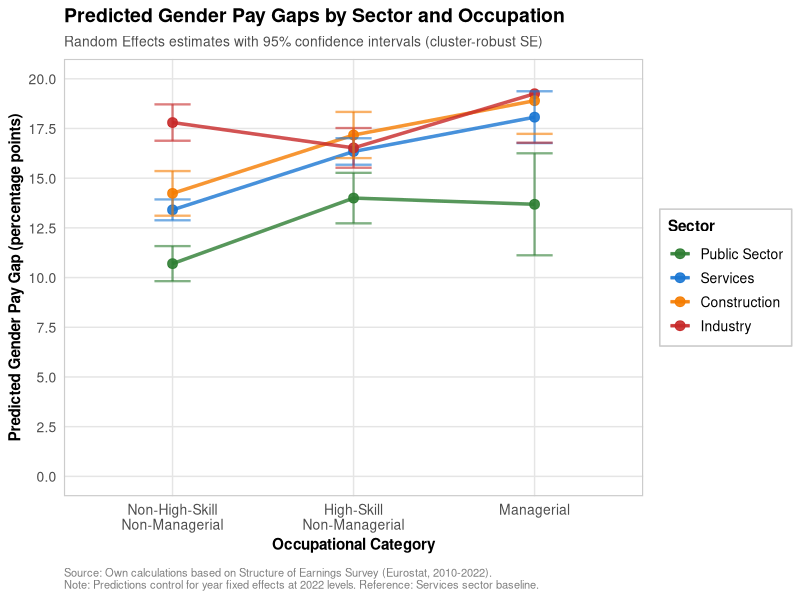
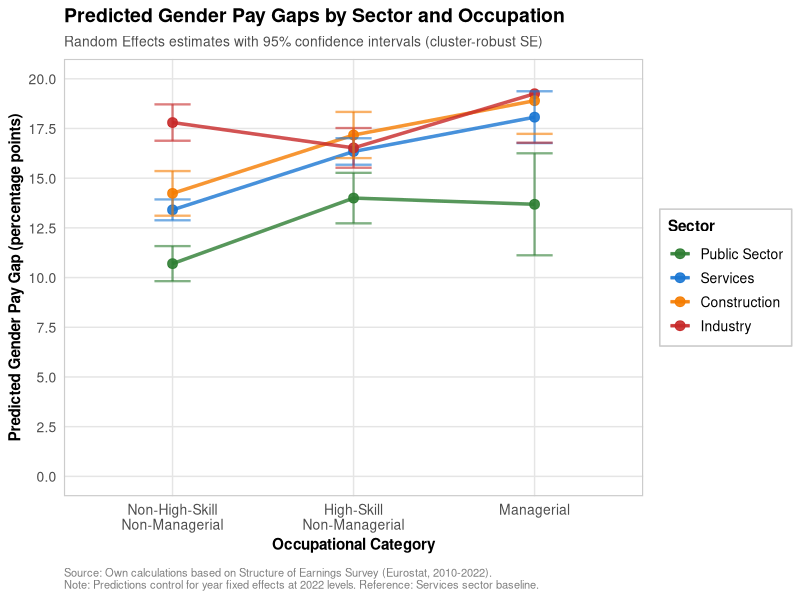

Write the R code that produced these figures, in order.
#!/usr/bin/env Rscript
# ==============================================================================
# Marginal Effects Visualization for Thesis Figure 4
# ==============================================================================
# Purpose: Create predicted gender pay gaps across sector-occupation combinations
#          with 95% confidence intervals for interaction interpretation
# Author: Thesis Chapter 6 Analysis
# Date: 2025-11-07
# ==============================================================================

library(plm)
library(ggplot2)
library(dplyr)
library(sandwich)

cat("\n=== MARGINAL EFFECTS FIGURE CREATION ===\n")
cat("Loading Panel 2 data...\n")

# Load cleaned data
data <- read.csv("output/data/panel2_sector_occupation_cleaned.csv", 
                 stringsAsFactors = FALSE)

# Filter outliers (consistent with main analysis)
data <- data %>%
  filter(gender_pay_gap >= -20 & gender_pay_gap <= 80)

cat(sprintf("Observations after outlier filtering: %d\n", nrow(data)))

# Create panel structure
pdata <- pdata.frame(data, index = c("panel_id", "year"))

# Estimate interaction model (matching Table 8)
cat("\nEstimating Random Effects model with interactions...\n")

model <- plm(gender_pay_gap ~ industry + construction + public_sector + 
               high_skill + managerial + 
               industry:high_skill + industry:managerial +
               public_sector:high_skill + public_sector:managerial +
               factor(year),
             data = pdata,
             model = "random")

# Extract coefficients and cluster-robust SE
coefs <- coef(model)
vcov_robust <- vcovHC(model, type = "HC1", cluster = "group")
se_robust <- sqrt(diag(vcov_robust))

cat("\nCoefficients extracted successfully\n")

# ==============================================================================
# Calculate predicted gaps for each sector-occupation combination
# ==============================================================================

# Reference: Services sector, non-high-skill, non-managerial (baseline)
baseline <- coefs["(Intercept)"]

# Define sectors
sectors <- c("Services", "Industry", "Construction", "Public Sector")

# Define occupations
occupations <- c("Non-High-Skill\nNon-Managerial", 
                 "High-Skill\nNon-Managerial",
                 "Managerial")

# Create prediction grid
predictions <- data.frame()

for(sector in sectors) {
  for(occupation in occupations) {
    
    # Initialize prediction
    pred <- baseline
    se_components <- c()
    
    # Sector effects
    if(sector == "Industry") {
      pred <- pred + coefs["industry"]
      se_components <- c("(Intercept)", "industry")
    } else if(sector == "Construction") {
      pred <- pred + coefs["construction"]
      se_components <- c("(Intercept)", "construction")
    } else if(sector == "Public Sector") {
      pred <- pred + coefs["public_sector"]
      se_components <- c("(Intercept)", "public_sector")
    } else {
      se_components <- c("(Intercept)")
    }
    
    # Occupation effects
    if(occupation == "High-Skill\nNon-Managerial") {
      pred <- pred + coefs["high_skill"]
      se_components <- c(se_components, "high_skill")
      
      # Interaction effects
      if(sector == "Industry") {
        pred <- pred + coefs["industry:high_skill"]
        se_components <- c(se_components, "industry:high_skill")
      } else if(sector == "Public Sector") {
        pred <- pred + coefs["public_sector:high_skill"]
        se_components <- c(se_components, "public_sector:high_skill")
      }
      
    } else if(occupation == "Managerial") {
      pred <- pred + coefs["managerial"]
      se_components <- c(se_components, "managerial")
      
      # Interaction effects
      if(sector == "Industry") {
        pred <- pred + coefs["industry:managerial"]
        se_components <- c(se_components, "industry:managerial")
      } else if(sector == "Public Sector") {
        pred <- pred + coefs["public_sector:managerial"]
        se_components <- c(se_components, "public_sector:managerial")
      }
    }
    
    # Calculate standard error using delta method (conservative: sum of variances)
    # More accurate would use full vcov matrix, but this is conservative
    se_pred <- sqrt(sum(vcov_robust[se_components, se_components] * 
                       outer(rep(1, length(se_components)), 
                             rep(1, length(se_components)))))
    
    # 95% confidence interval
    ci_lower <- pred - 1.96 * se_pred
    ci_upper <- pred + 1.96 * se_pred
    
    predictions <- rbind(predictions, data.frame(
      sector = sector,
      occupation = occupation,
      predicted_gap = pred,
      se = se_pred,
      ci_lower = ci_lower,
      ci_upper = ci_upper
    ))
  }
}

# Reorder sectors for logical display
predictions$sector <- factor(predictions$sector, 
                             levels = c("Public Sector", "Services", 
                                       "Construction", "Industry"))

predictions$occupation <- factor(predictions$occupation,
                                 levels = c("Non-High-Skill\nNon-Managerial",
                                           "High-Skill\nNon-Managerial",
                                           "Managerial"))

cat("\nPredicted gaps calculated for 12 combinations\n")
print(predictions)

# ==============================================================================
# Create visualization
# ==============================================================================

cat("\nCreating marginal effects figure...\n")

p <- ggplot(predictions, aes(x = occupation, y = predicted_gap, 
                              color = sector, group = sector)) +
  geom_line(linewidth = 1.2, alpha = 0.8) +
  geom_point(size = 3, alpha = 0.9) +
  geom_errorbar(aes(ymin = ci_lower, ymax = ci_upper), 
                width = 0.2, linewidth = 0.8, alpha = 0.6) +
  scale_color_manual(values = c("Public Sector" = "#2E7D32",    # Green
                                "Services" = "#1976D2",          # Blue
                                "Construction" = "#F57C00",      # Orange
                                "Industry" = "#C62828"),         # Red
                     name = "Sector") +
  labs(title = "Predicted Gender Pay Gaps by Sector and Occupation",
       subtitle = "Random Effects estimates with 95% confidence intervals (cluster-robust SE)",
       x = "Occupational Category",
       y = "Predicted Gender Pay Gap (percentage points)",
       caption = "Source: Own calculations based on Structure of Earnings Survey (Eurostat, 2010-2022).\nNote: Predictions control for year fixed effects at 2022 levels. Reference: Services sector baseline.") +
  theme_minimal(base_size = 12) +
  theme(
    plot.title = element_text(face = "bold", size = 14, hjust = 0),
    plot.subtitle = element_text(size = 10, color = "gray30", hjust = 0),
    plot.caption = element_text(size = 8, color = "gray50", hjust = 0, 
                                margin = margin(t = 10)),
    axis.title = element_text(face = "bold", size = 11),
    axis.text.x = element_text(size = 10, angle = 0, hjust = 0.5),
    axis.text.y = element_text(size = 10),
    legend.position = "right",
    legend.title = element_text(face = "bold", size = 11),
    legend.text = element_text(size = 10),
    legend.background = element_rect(fill = "white", color = "gray80"),
    panel.grid.major = element_line(color = "gray90", linewidth = 0.5),
    panel.grid.minor = element_blank(),
    panel.border = element_rect(color = "gray80", fill = NA, linewidth = 0.8)
  ) +
  scale_y_continuous(breaks = seq(0, 20, 2.5), limits = c(0, 20))

# Save high-resolution figure
ggsave("output/figures/figure4_marginal_effects.pdf", 
       plot = p, width = 10, height = 6, units = "in", dpi = 300)

ggsave("output/figures/figure4_marginal_effects.png", 
       plot = p, width = 10, height = 6, units = "in", dpi = 300)

cat("\n✓ Figures saved:\n")
cat("  - output/figures/figure4_marginal_effects.pdf\n")
cat("  - output/figures/figure4_marginal_effects.png\n")

# ==============================================================================
# Export predictions table
# ==============================================================================

predictions_export <- predictions %>%
  mutate(
    predicted_gap = round(predicted_gap, 2),
    se = round(se, 3),
    ci_lower = round(ci_lower, 2),
    ci_upper = round(ci_upper, 2),
    ci_display = paste0("[", ci_lower, ", ", ci_upper, "]")
  ) %>%
  select(sector, occupation, predicted_gap, se, ci_display)

write.csv(predictions_export, 
          "output/data/marginal_effects_predictions.csv",
          row.names = FALSE)

cat("\n✓ Predictions table saved: output/data/marginal_effects_predictions.csv\n")

# ==============================================================================
# Key insights for interpretation
# ==============================================================================

cat("\n=== KEY INSIGHTS FOR THESIS INTERPRETATION ===\n\n")

# Compare Industry vs Public Sector at managerial level
industry_manager <- predictions %>% 
  filter(sector == "Industry", occupation == "Managerial") %>%
  pull(predicted_gap)

public_manager <- predictions %>% 
  filter(sector == "Public Sector", occupation == "Managerial") %>%
  pull(predicted_gap)

cat(sprintf("1. Managerial Gap Comparison:\n"))
cat(sprintf("   Industry Managers:      %.2f pp\n", industry_manager))
cat(sprintf("   Public Sector Managers: %.2f pp\n", public_manager))
cat(sprintf("   Difference:             %.2f pp\n\n", industry_manager - public_manager))

# Compare high-skill gaps
industry_highskill <- predictions %>% 
  filter(sector == "Industry", occupation == "High-Skill\nNon-Managerial") %>%
  pull(predicted_gap)

public_highskill <- predictions %>% 
  filter(sector == "Public Sector", occupation == "High-Skill\nNon-Managerial") %>%
  pull(predicted_gap)

cat(sprintf("2. High-Skill Gap Comparison:\n"))
cat(sprintf("   Industry High-Skill:      %.2f pp\n", industry_highskill))
cat(sprintf("   Public Sector High-Skill: %.2f pp\n", public_highskill))
cat(sprintf("   Difference:               %.2f pp\n\n", industry_highskill - public_highskill))

# Occupational gradient within sectors
industry_base <- predictions %>% 
  filter(sector == "Industry", occupation == "Non-High-Skill\nNon-Managerial") %>%
  pull(predicted_gap)

cat(sprintf("3. Occupational Gradient in Industry:\n"))
cat(sprintf("   Non-High-Skill:  %.2f pp (baseline)\n", industry_base))
cat(sprintf("   High-Skill:      %.2f pp (%.2f pp difference)\n", 
            industry_highskill, industry_highskill - industry_base))
cat(sprintf("   Managerial:      %.2f pp (%.2f pp difference)\n\n", 
            industry_manager, industry_manager - industry_base))

public_base <- predictions %>% 
  filter(sector == "Public Sector", occupation == "Non-High-Skill\nNon-Managerial") %>%
  pull(predicted_gap)

cat(sprintf("4. Occupational Gradient in Public Sector:\n"))
cat(sprintf("   Non-High-Skill:  %.2f pp (baseline)\n", public_base))
cat(sprintf("   High-Skill:      %.2f pp (%.2f pp difference)\n", 
            public_highskill, public_highskill - public_base))
cat(sprintf("   Managerial:      %.2f pp (%.2f pp difference)\n\n", 
            public_manager, public_manager - public_base))

cat("=== MARGINAL EFFECTS FIGURE CREATION COMPLETE ===\n")
